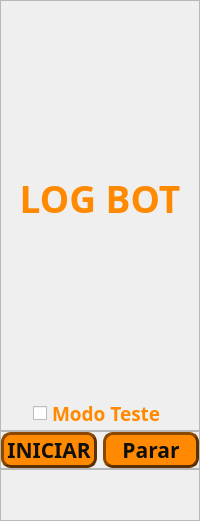
         <widget class="QWidget" name="log_bot">
          <attribute name="title">
           <string>Log Bot</string>
          </attribute>
          <layout class="QVBoxLayout" name="verticalLayout">
           <property name="spacing">
            <number>0</number>
           </property>
           <property name="leftMargin">
            <number>0</number>
           </property>
           <property name="topMargin">
            <number>0</number>
           </property>
           <property name="rightMargin">
            <number>0</number>
           </property>
           <property name="bottomMargin">
            <number>0</number>
           </property>
           <item>
            <widget class="QFrame" name="frame_3">
             <property name="frameShape">
              <enum>QFrame::StyledPanel</enum>
             </property>
             <property name="frameShadow">
              <enum>QFrame::Raised</enum>
             </property>
             <layout class="QVBoxLayout" name="verticalLayout_2">
              <property name="spacing">
               <number>0</number>
              </property>
              <property name="leftMargin">
               <number>0</number>
              </property>
              <property name="topMargin">
               <number>0</number>
              </property>
              <property name="rightMargin">
               <number>0</number>
              </property>
              <property name="bottomMargin">
               <number>0</number>
              </property>
              <item>
               <widget class="QLabel" name="label">
                <property name="minimumSize">
                 <size>
                  <width>0</width>
                  <height>396</height>
                 </size>
                </property>
                <property name="font">
                 <font>
                  <family>Arial Black</family>
                  <pointsize>72</pointsize>
                  <weight>75</weight>
                  <bold>true</bold>
                 </font>
                </property>
                <property name="styleSheet">
                 <string notr="true">color: rgb(255, 137, 1);
</string>
                </property>
                <property name="text">
                 <string>&lt;html&gt;&lt;head/&gt;&lt;body&gt;&lt;p align=&quot;center&quot;&gt;&lt;span style=&quot; font-size:28pt;&quot;&gt;LOG BOT&lt;/span&gt;&lt;/p&gt;&lt;/body&gt;&lt;/html&gt;</string>
                </property>
               </widget>
              </item>
              <item alignment="Qt::AlignHCenter">
               <widget class="QCheckBox" name="checkbox_test_mode">
                <property name="sizePolicy">
                 <sizepolicy hsizetype="Maximum" vsizetype="Fixed">
                  <horstretch>0</horstretch>
                  <verstretch>0</verstretch>
                 </sizepolicy>
                </property>
                <property name="minimumSize">
                 <size>
                  <width>0</width>
                  <height>0</height>
                 </size>
                </property>
                <property name="maximumSize">
                 <size>
                  <width>16777215</width>
                  <height>16777215</height>
                 </size>
                </property>
                <property name="font">
                 <font>
                  <family>Arial Black</family>
                  <pointsize>14</pointsize>
                  <weight>75</weight>
                  <bold>true</bold>
                 </font>
                </property>
                <property name="layoutDirection">
                 <enum>Qt::LeftToRight</enum>
                </property>
                <property name="styleSheet">
                 <string notr="true">color: rgb(255, 137, 1);
</string>
                </property>
                <property name="text">
                 <string>Modo Teste</string>
                </property>
                <property name="checked">
                 <bool>false</bool>
                </property>
                <property name="tristate">
                 <bool>false</bool>
                </property>
               </widget>
              </item>
             </layout>
            </widget>
           </item>
           <item>
            <widget class="QFrame" name="frame">
             <property name="maximumSize">
              <size>
               <width>16777215</width>
               <height>101</height>
              </size>
             </property>
             <property name="frameShape">
              <enum>QFrame::StyledPanel</enum>
             </property>
             <property name="frameShadow">
              <enum>QFrame::Raised</enum>
             </property>
             <layout class="QGridLayout" name="gridLayout_3">
              <property name="leftMargin">
               <number>0</number>
              </property>
              <property name="topMargin">
               <number>0</number>
              </property>
              <property name="rightMargin">
               <number>0</number>
              </property>
              <property name="bottomMargin">
               <number>0</number>
              </property>
              <item row="0" column="0">
               <widget class="QPushButton" name="btn_start_log_bot">
                <property name="maximumSize">
                 <size>
                  <width>300</width>
                  <height>100</height>
                 </size>
                </property>
                <property name="font">
                 <font>
                  <family>Arial Black</family>
                  <pointsize>16</pointsize>
                  <weight>75</weight>
                  <bold>true</bold>
                 </font>
                </property>
                <property name="styleSheet">
                 <string notr="true">QPushButton{
background-color: rgb(255, 137, 1);
border: 3px outset rgb(93, 49, 0);
border-radius: 10px;
color: rgb(15, 15, 15);
}


QPushButton:hover{
color: rgb(255, 17, 0);
background-color: rgb(215, 97, 0);
}

QPushButton:pressed{
border: 3px inset rgb(93, 49, 0);
color: rgb(15, 15, 15);
background-color: rgb(255, 17, 0);
}

QPushButton:disabled {
background-color: #cccccc; /* Cinza */
border: 2px solid #999999;
color: #666666; /* Texto cinza escuro */
}
</string>
                </property>
                <property name="text">
                 <string>INICIAR</string>
                </property>
               </widget>
              </item>
              <item row="0" column="1">
               <widget class="QPushButton" name="btn_stop_log_bot">
                <property name="maximumSize">
                 <size>
                  <width>300</width>
                  <height>100</height>
                 </size>
                </property>
                <property name="font">
                 <font>
                  <family>Arial Black</family>
                  <pointsize>16</pointsize>
                  <weight>75</weight>
                  <bold>true</bold>
                 </font>
                </property>
                <property name="styleSheet">
                 <string notr="true">QPushButton{
background-color: rgb(255, 137, 1);
border: 3px outset rgb(93, 49, 0);
border-radius: 10px;
color: rgb(15, 15, 15);
}


QPushButton:hover{
color: rgb(255, 17, 0);
background-color: rgb(215, 97, 0);
}

QPushButton:pressed{
border: 3px inset rgb(93, 49, 0);
color: rgb(15, 15, 15);
background-color: rgb(255, 17, 0);
}

QPushButton:disabled {
background-color: #cccccc; /* Cinza */
border: 2px solid #999999;
color: #666666; /* Texto cinza escuro */
}
</string>
                </property>
                <property name="text">
                 <string>Parar</string>
                </property>
               </widget>
              </item>
             </layout>
            </widget>
           </item>
           <item>
            <widget class="QFrame" name="frame_2">
             <property name="maximumSize">
              <size>
               <width>16777215</width>
               <height>75</height>
              </size>
             </property>
             <property name="frameShape">
              <enum>QFrame::StyledPanel</enum>
             </property>
             <property name="frameShadow">
              <enum>QFrame::Raised</enum>
             </property>
             <layout class="QHBoxLayout" name="horizontalLayout_4">
              <property name="spacing">
               <number>0</number>
              </property>
              <property name="leftMargin">
               <number>0</number>
              </property>
              <property name="topMargin">
               <number>0</number>
              </property>
              <property name="rightMargin">
               <number>0</number>
              </property>
              <property name="bottomMargin">
               <number>0</number>
              </property>
              <item>
               <widget class="QLabel" name="label_2">
                <property name="minimumSize">
                 <size>
                  <width>50</width>
                  <height>50</height>
                 </size>
                </property>
                <property name="maximumSize">
                 <size>
                  <width>50</width>
                  <height>50</height>
                 </size>
                </property>
                <property name="text">
                 <string/>
                </property>
                <property name="pixmap">
                 <pixmap>../midia/logo/ps_png.png</pixmap>
                </property>
                <property name="scaledContents">
                 <bool>true</bool>
                </property>
               </widget>
              </item>
             </layout>
            </widget>
           </item>
          </layout>
         </widget>
